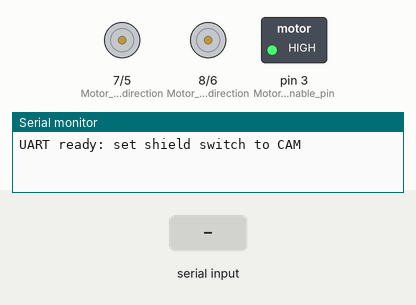
This program was run on a simulated Arduino Uno, built with avr-gcc and run on an emulated ATmega328P. On the bench: direction and speed pins drawn as motors (green arrow = direction pin HIGH = forward, orange = LOW = backward, longer = more drive), switched loads named in the program (green lamp = pin HIGH), the last lines printed to the serial monitor. The inputs (shaded band) are chosen by the test bench.

Above: at 1.2 s.
1.3 s: "forward\n" received over Serial
At 1.8 s:
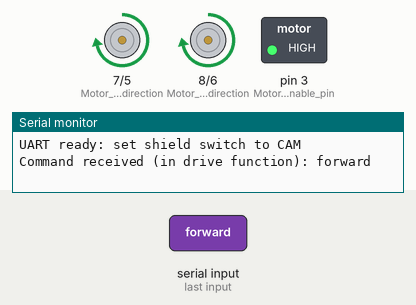
3.5 s: "backward\n" received over Serial
At 3.9 s:
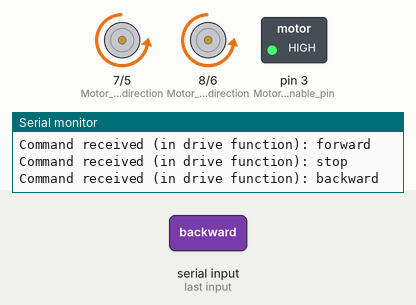
5.7 s: "pivot_left\n" received over Serial
At 6.2 s:
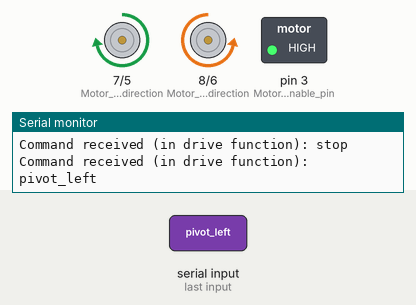
7.9 s: "pivot_right\n" received over Serial
At 8.4 s:
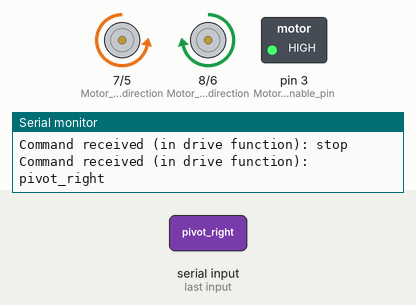
10.1 s: "forward_left\n" received over Serial
At 12.0 s:
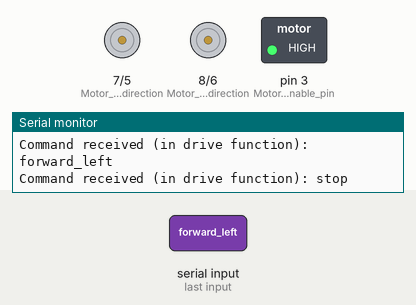
12.3 s: "forward_right\n" received over Serial
At 12.8 s:
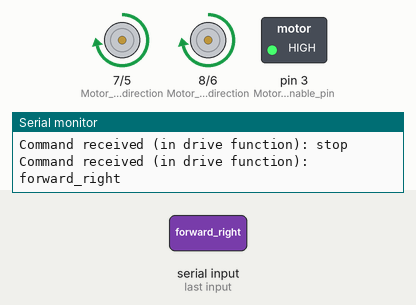
Timing chart, 0 to 15.3 s (numbered marks = the images above; inputs shaded):
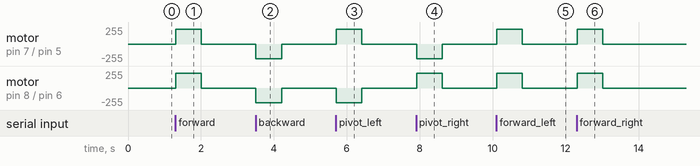

Measured:
- after the input at 1.3 s, motor on pin 7 (Motor_A_direction) / pin 5 (Motor_A_speed), motor on pin 8 (Motor_B_direction) / pin 6 (Motor_B_speed): stopped → forward 220/255 at once, → stopped 0.70 s later
- after the input at 3.5 s, motor on pin 7 (Motor_A_direction) / pin 5 (Motor_A_speed), motor on pin 8 (Motor_B_direction) / pin 6 (Motor_B_speed): stopped → backward 220/255 at once, → stopped 0.70 s later
- after the input at 5.7 s, motor on pin 7 (Motor_A_direction) / pin 5 (Motor_A_speed): stopped → forward 220/255 at once, → stopped 0.70 s later; motor on pin 8 (Motor_B_direction) / pin 6 (Motor_B_speed): stopped → backward 220/255 at once, → stopped 0.70 s later
- after the input at 7.9 s, motor on pin 7 (Motor_A_direction) / pin 5 (Motor_A_speed): stopped → backward 220/255 at once, → stopped 0.70 s later; motor on pin 8 (Motor_B_direction) / pin 6 (Motor_B_speed): stopped → forward 220/255 at once, → stopped 0.70 s later
- after the input at 10.1 s, motor on pin 7 (Motor_A_direction) / pin 5 (Motor_A_speed), motor on pin 8 (Motor_B_direction) / pin 6 (Motor_B_speed): stopped → forward 220/255 at once, → stopped 0.70 s later
- after the input at 12.3 s, motor on pin 7 (Motor_A_direction) / pin 5 (Motor_A_speed), motor on pin 8 (Motor_B_direction) / pin 6 (Motor_B_speed): stopped → forward 220/255 at once, → stopped 0.70 s later

The program:

main.cpp
```cpp
// main.cpp

#include <Arduino.h>
#include "web_drive.h"

char incoming[32];
byte length = 0;
bool discardLine = false;
unsigned long lastValidCommand = 0;
String currentCommand = "stop";

bool validCommand(const String& command) {
    return command == "stop" || command == "forward" || command == "backward" ||
        command == "pivot_left" || command == "pivot_right" ||
        command == "forward_left" || command == "forward_right" ||
        command == "backward_left" || command == "backward_right";
}

void applyCommand(const String& command) {
    if (command != currentCommand) {
        drive(command);
        currentCommand = command;
    }
}

void setup() {
    setupMotors(); // Configure motor pins and enable the driver.
    Serial.begin(9600); // Shield UART: D0 RX, D1 TX; shared with USB monitor
    Serial.println("UART ready: set shield switch to CAM");
}

void loop() {
    // Read without waiting, so an incomplete message cannot delay stopping.
    byte budget = 64;
    while (Serial.available() && budget--) {
        char c = Serial.read();
        if (c == '\r') continue;
        if (c == '\n') {
            incoming[length] = '\0';
            String command(incoming);
            if (!discardLine && validCommand(command)) {
                lastValidCommand = millis();
                applyCommand(command);
            } else {
                applyCommand("stop");
            }
            length = 0;
            discardLine = false;
        } else if (!discardLine) {
            if (length < sizeof(incoming) - 1) incoming[length++] = c;
            else discardLine = true;
        }
    }
    if (millis() - lastValidCommand >= 700) {
        applyCommand("stop");
    }
}
```

web_drive.h
```cpp
#pragma once
#include <Arduino.h>   // Arduino core library


void setupMotors();
void drive(const String& command);
```

imu_tester.cpp
```cpp
// imu_tester.cpp

#include <Arduino.h>
#include <Wire.h>
#include <Adafruit_MPU6050.h>
#include <Adafruit_Sensor.h>

Adafruit_MPU6050 mpu;

void setupIMU() {
    Wire.begin();

    if (!mpu.begin()) {
        Serial.println("MPU6050 not found");

        return; // Allow UART testing even when the IMU is not connected.
    }

    Serial.println("MPU6050 connected");
}

void printIMU() {
    sensors_event_t a, g, temp;

    mpu.getEvent(&a, &g, &temp);

    Serial.print("Accel X: ");
    Serial.println(a.acceleration.x);
    Serial.println();
    Serial.print("Accel Y: ");
    Serial.println(a.acceleration.y);
    Serial.println();
    Serial.print("Accel Z: ");
    Serial.println(a.acceleration.z);
    Serial.println();
    // Serial.println("Gyro X: ");
    // Serial.println(g.gyro.x);
    // Serial.println();
    // Serial.print("Gyro Y: ");
    // Serial.println(g.gyro.y);
    // Serial.println();
    // Serial.print("Gyro Z: ");
    // Serial.println(g.gyro.z);

    delay(1000);
}
```

web_drive.cpp
```cpp
#include "web_drive.h"

void setupMotors() {
    pinMode(7, OUTPUT); // Motor A direction
    pinMode(5, OUTPUT); // Motor A speed (PWM)
    pinMode(8, OUTPUT); // Motor B direction
    pinMode(6, OUTPUT); // Motor B speed (PWM)
    pinMode(3, OUTPUT); //Motor driver enable pin

    analogWrite(5, 0);      // Start stopped
    analogWrite(6, 0);      // Start stopped
    digitalWrite(3, HIGH); // Enable driver
}

void drive(const String& command) {
    if (command == "stop") {
        analogWrite(5, 0); // Stop
        analogWrite(6, 0); // Stop
    } else if (command == "forward") {
        digitalWrite(7, HIGH); // Forward
        digitalWrite(8, HIGH); // Forward
        analogWrite(5, 220);   // Reduced driving speed
        analogWrite(6, 220);   // Reduced driving speed
    } else if (command == "backward") {
        digitalWrite(7, LOW);  // Backward
        digitalWrite(8, LOW);  // Backward
        analogWrite(5, 220);   // Reduced driving speed
        analogWrite(6, 220);   // Reduced driving speed
    } else if (command == "pivot_left") {
        digitalWrite(7, HIGH); // Right forward
        digitalWrite(8, LOW);  // Left backward
        analogWrite(5, 220);   // Reduced driving speed
        analogWrite(6, 220);   // Reduced driving speed
    } else if (command == "pivot_right") {
        digitalWrite(7, LOW);  // Right backward
        digitalWrite(8, HIGH); // Left forward
        analogWrite(5, 220);   // Reduced driving speed
        analogWrite(6, 220);   // Reduced driving speed
    } else if (command == "forward_left") {
        digitalWrite(7, HIGH); // Forward
        digitalWrite(8, HIGH);
        analogWrite(5, 220); // Right faster
        analogWrite(6, 110);
    } else if (command == "forward_right") {
        digitalWrite(7, HIGH); // Forward
        digitalWrite(8, HIGH);
        analogWrite(5, 110);   // Half speed
        analogWrite(6, 220);
    } else if (command == "backward_left") {
        digitalWrite(7, LOW);  // Backward
        digitalWrite(8, LOW);
        analogWrite(5, 110); // Reverse arc toward the left
        analogWrite(6, 220);
    } else if (command == "backward_right") {
        digitalWrite(7, LOW);  // Backward
        digitalWrite(8, LOW);
        analogWrite(5, 220);
        analogWrite(6, 110);
    }
    Serial.print("Command received (in drive function): ");
    Serial.println(command);


}
```
